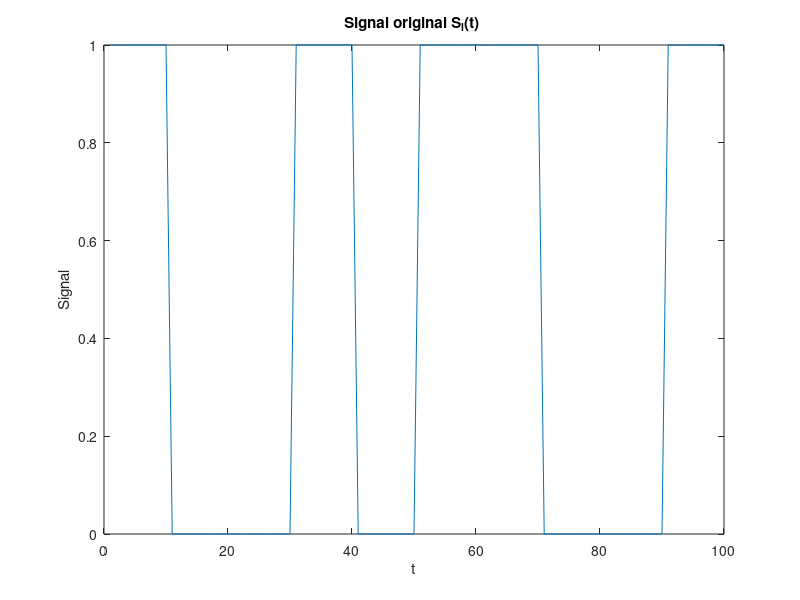
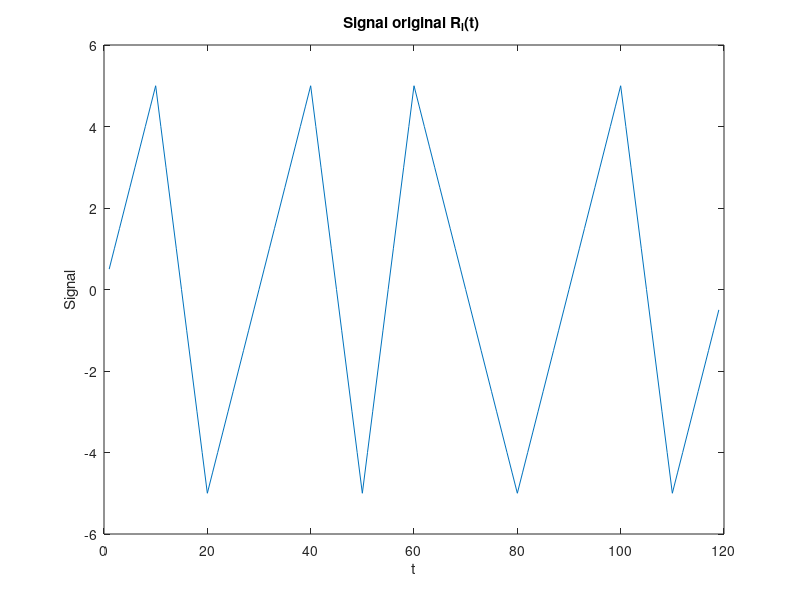
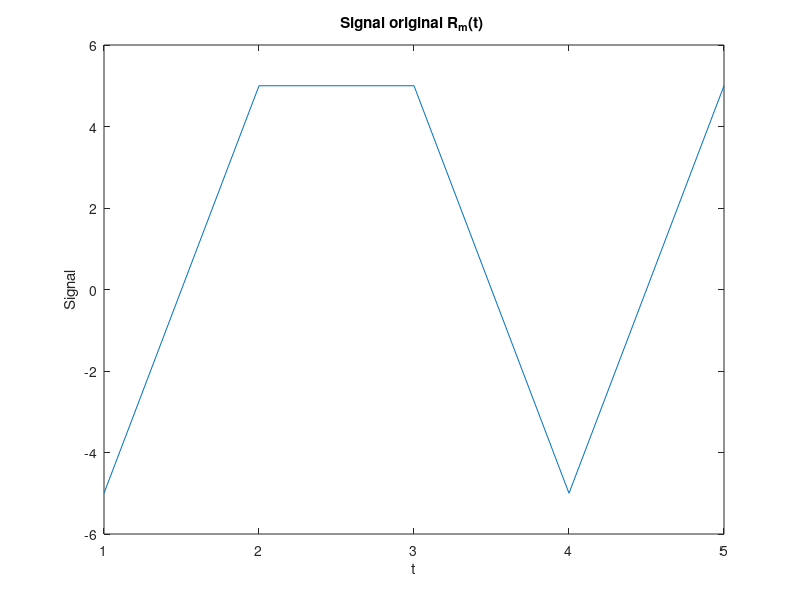

These charts were generated, in order, by the following MATLAB code:
%% SALLMONE Armela & MONY Alexandra
clear; % Efface les variables de l environnement de travail
close all; % Ferme les figures ouvertes
clc; % Efface la console

%% Initialisation des paramètres
fe = 20e4; % Fréquence d'échantillonnage
Te=1/fe; % Période d'échantillonnage
Ts=1/1e4; % Période d'émission des symboles
Fse=Ts/Te; % Facteur de sur-échantillonnage
Ns = 1000; % Nombre de symboles à émettre par paquet
Nfft = 64; 

%Filtres de mise en forme
p=[-1/2*ones(1,Fse/2),1/2*ones(1,Fse/2)];
% p0=ones(1,Fse/2);
% p1=ones(1,Fse/2);
len_p=length(p);


p_a=fliplr(p); % Filtre adapté


%% Émetteur
%séquence émise:
Bk=[1,0,0,1,0];
len_Bk=length(Bk);

% Filtre de mise en forme
S_l=zeros(1,len_Bk*len_p);


for i=0:len_Bk-1
    S_l((len_p*i+1):(len_p*(i+1)))=(1-2*Bk(i+1))*p;
    
end

S_l=0.5+S_l;

%% Récepteur
% Filtre de reception
R_l=conv(S_l,p_a);


% Échantillonnage au rythme Ts
R_m=zeros(1,len_Bk);
indices = 0:len_Bk-1;
R_m(indices+1) = R_l(indices*Fse+length(p));

%% Affichage 


% Figure 1: Affichage de sl(t)
figure;
plot(S_l);

% Titre et légendes
title('Signal original S_l(t) ');
xlabel('t');
ylabel('Signal');

% Figure 2: Affichage de rl(t)
figure;
plot(R_l);

% Titre et légendes
title('Signal original R_l(t) ');
xlabel('t');
ylabel('Signal');

% Figure 3: Affichage de rm(t)
figure;
plot(R_m);

% Titre et légendes
title('Signal original R_m(t) ');
xlabel('t');
ylabel('Signal');




